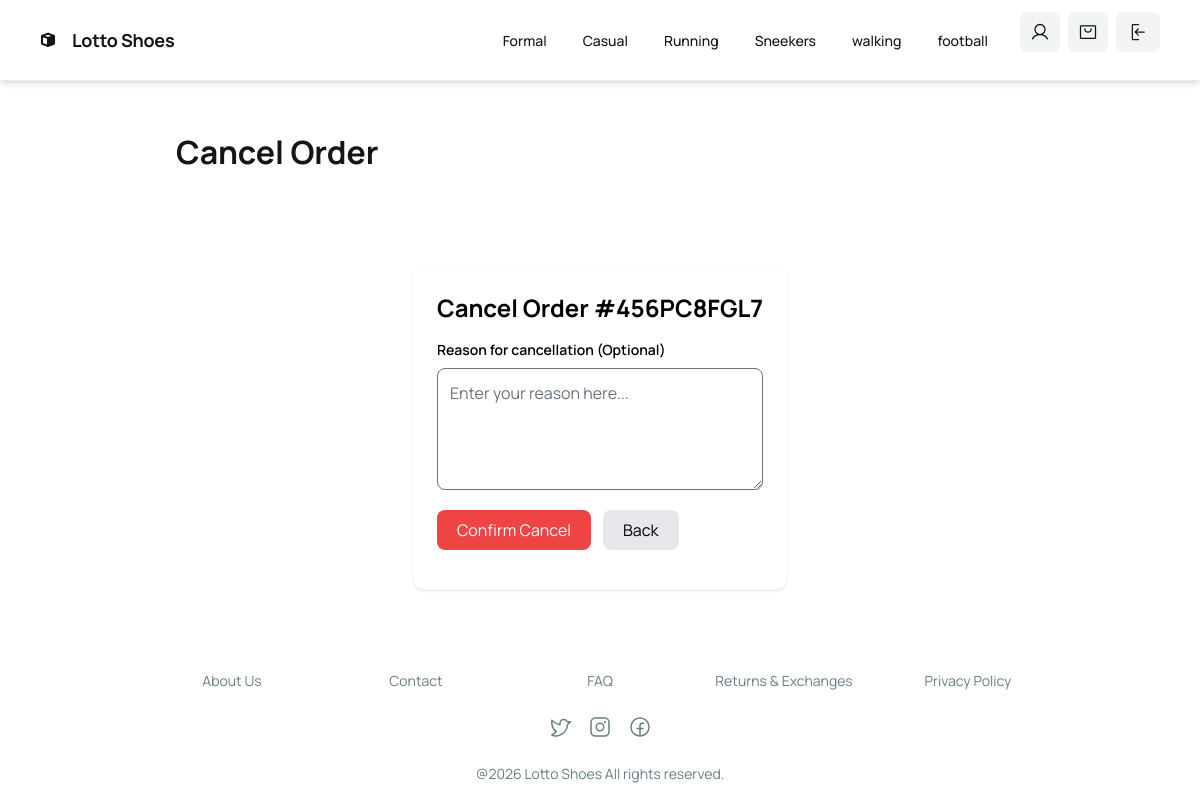
The app's page /orders/cancel-order/456PC8FGL7/ (signed in) with its own data.
### category/models.py (models this page shows, shortened)
class Category(models.Model):
    image = models.ImageField(upload_to='category/',null=True,blank=True)
    name = models.CharField(max_length=100,unique=True)
    description = models.TextField(blank=True,null=True)
    is_active = models.BooleanField(default=True)
    created_at = models.DateTimeField(auto_now_add=True)

### orders/models.py (models this page shows, shortened)
class Order(models.Model):
    order_id = models.CharField(max_length=10,unique=True,editable=False)
    user = models.ForeignKey(CustomUser,on_delete=models.PROTECT,related_name='orders')
    shipping_address = models.ForeignKey(Address,on_delete=models.SET_NULL,null=True,related_name='orders')
    full_name = models.CharField(max_length=100)
    mobile = models.CharField(max_length=15)
    street_address = models.CharField(max_length=255)
    city = models.CharField(max_length=100)
    state = models.CharField(max_length=100)
    postal_code = models.CharField(max_length=20)
    STATUS_CHOICES = [
        ("pending","Pending"),
        ("confirmed","Confirmed"),
        ("processing","Processing"),
        ("shipped","Shipped"),
        ("out_for_delivery","Out for Delivery"),
        ("delivered","Delivered"),
        ("cancelled","Cancelled"),
        ("returned","Returned"),
    ]
    PAYMENT_METHOD_CHOICES = [
        ("cod","Cash on Delivery"),
        ("online","Online Payment"),
        ("wallet","Wallet"),
    ]
    status = models.CharField(max_length=200,choices=STATUS_CHOICES,default='pending')
    payment_method = models.CharField(max_length=20,choices=PAYMENT_METHOD_CHOICES,default='cod')
    total_amount = models.DecimalField(max_digits=10, decimal_places=2)
    sub_total = models.DecimalField(max_digits=10, decimal_places=2, default=0.00)
    shipping_charge = models.DecimalField(max_digits=10, decimal_places=2, default=0.00)
    discount_amount = models.DecimalField(max_digits=10, decimal_places=2, default=0.00)
    coupon_discount = models.DecimalField(max_digits=10, decimal_places=2, default=Decimal("0.00"))
    created_at = models.DateTimeField(auto_now_add=True)
    cancellation_reason = models.TextField(blank=True,null=True)
    return_reason = models.TextField(blank=True,null=True)

### orders/views.py (the view, shortened to what this page needs)
# urls.py: path('cancel-order/<str:order_id>/',views.cancel_order,name='cancel_order'),
@login_required
def cancel_order(request,order_id):
    categories = Category.objects.filter(is_active=True)
    order = get_object_or_404(Order, order_id=order_id,user=request.user)
    if order.status.lower() == 'delivered':
        messages.error(request,'Delivered orders cannot be cancelled' )
        return redirect('my_orders')
    if order.status.lower() == 'cancelled':
        messages.warning(request,'Order already cancelled')
        return redirect('my_orders')
    return render(request,'order_cancel.html', {
         'order': order,
        'categories': categories, })

### orders/templates/order_cancel.html (shortened to what this page needs)
<html>
  <head>
    <script src="https://cdn.tailwindcss.com?plugins=forms,container-queries"></script>
  </head>
  <body>
    <div class="relative flex h-auto min-h-screen w-full flex-col bg-white group/design-root overflow-x-hidden" style='font-family: Manrope, "Noto Sans", sans-serif;'>
      <div class="layout-container flex h-full grow flex-col">
        <header class="fixed top-0 left-0 w-full z-50 bg-white shadow-md flex items-center justify-between whitespace-nowrap border-b border-[#e8eef2] px-10 py-3">
          <div class="flex items-center gap-4 text-[#111718]">
            <div class="size-4">
            </div>
            <a href="{% url 'home' %}">
            <h2 class="text-[#121617] text-lg font-bold leading-tight tracking-[-0.015em]">Lotto Shoes</h2>
            </a>
          </div>
          <div class="flex flex-1 justify-end gap-8">
            <div class="flex items-center gap-9">
              {% for category in categories %}
              <a
                href="{% url 'user_product_list' %}?category={{ category.id }}"
                class="text-[#121617] text-sm font-medium leading-normal"
              >
                {{ category.name }}
              </a>
              {% endfor %}
            </div>
            <div class="flex gap-2">
              <button
                class="flex max-w-[480px] cursor-pointer items-center justify-center overflow-hidden rounded-lg h-10 bg-[#f1f3f4] text-[#121617] gap-2 text-sm font-bold leading-normal tracking-[0.015em] min-w-0 px-2.5"
              >
                <div class="text-[#121617]" data-icon="User" data-size="20px" data-weight="regular">
                </div>
              </button>
              <button
                class="flex max-w-[480px] cursor-pointer items-center justify-center overflow-hidden rounded-lg h-10 bg-[#f1f3f4] text-[#121617] gap-2 text-sm font-bold leading-normal tracking-[0.015em] min-w-0 px-2.5"
              >
                <div class="text-[#121617]" data-icon="ShoppingBag" data-size="20px" data-weight="regular">
                  <svg xmlns="http://www.w3.org/2000/svg" width="20px" height="20px" fill="currentColor" viewBox="0 0 256 256">
                    <path
                      d="M216,40H40A16,16,0,0,0,24,56V200a16,16,0,0,0,16,16H216a16,16,0,0,0,16-16V56A16,16,0,0,0,216,40Zm0,160H40V56H216V200ZM176,88a48,48,0,0,1-96,0,8,8,0,0,1,16,0,32,32,0,0,0,64,0,8,8,0,0,1,16,0Z"
                    ></path>
                  </svg>
                </div>
              </button>
              <form method="POST" action="{% url 'logout' %}">
                <button
                  type="submit"
                  class="flex items-center justify-center rounded-lg h-10 px-3 bg-[#f2f3f2] hover:bg-red-50 text-[#131514] hover:text-red-600 transition duration-200"
                >
                </button>
              </form>
            </div>
          </div>
        </header>
        <div class="px-40 flex flex-1 justify-center py-5 pt-24">
          <div class="layout-content-container flex flex-col w-[512px] max-w-[512px] py-5 max-w-[960px] flex-1">
            <div class="flex flex-wrap justify-between gap-3 p-4"><p class="text-[#121617] tracking-light text-[32px] font-bold leading-tight min-w-72">Cancel Order</p></div>
            <div class="max-w-lg mx-auto mt-20 bg-white p-6 rounded-xl shadow">
    <h2 class="text-2xl font-bold mb-4">
        Cancel Order #{{ order.order_id }}
    </h2>
    <form method="POST">
        <label class="block mb-2 text-sm font-semibold">
            Reason for cancellation (Optional)
        </label>
        <textarea
            name="reason"
            rows="4"
            class="w-full border rounded-lg p-3"
            placeholder="Enter your reason here..."
        ></textarea>
        <div class="flex gap-3 mt-5">
            <button
                type="submit"
                class="bg-red-500 text-white px-5 py-2 rounded-lg"
            >
                Confirm Cancel
            </button>
            <a
                href="{% url 'order_details' order.order_id %}"
                class="bg-gray-200 px-5 py-2 rounded-lg"
            >
                Back
            </a>
        </div>
    </form>
</div>
          </div>
        </div>
        <footer class="flex justify-center">
          <div class="flex max-w-[960px] flex-1 flex-col">
            <footer class="flex flex-col gap-6 px-5 py-10 text-center @container">
              <div class="flex flex-wrap items-center justify-center gap-6 @[480px]:flex-row @[480px]:justify-around">
                <a class="text-[#677f83] text-sm font-normal leading-normal min-w-40" href="#">About Us</a>
                <a class="text-[#677f83] text-sm font-normal leading-normal min-w-40" href="#">Contact</a>
                <a class="text-[#677f83] text-sm font-normal leading-normal min-w-40" href="#">FAQ</a>
                <a class="text-[#677f83] text-sm font-normal leading-normal min-w-40" href="#">Returns &amp; Exchanges</a>
                <a class="text-[#677f83] text-sm font-normal leading-normal min-w-40" href="#">Privacy Policy</a>
              </div>
              <div class="flex flex-wrap justify-center gap-4">
                <a href="#">
                  <div class="text-[#677f83]" data-icon="TwitterLogo" data-size="24px" data-weight="regular">
                  </div>
                </a>
                <a href="#">
                  <div class="text-[#677f83]" data-icon="InstagramLogo" data-size="24px" data-weight="regular">
                  </div>
                </a>
                <a href="#">
                  <div class="text-[#677f83]" data-icon="FacebookLogo" data-size="24px" data-weight="regular">
                  </div>
                </a>
              </div>
              <p class="text-[#677f83] text-sm font-normal leading-normal">@2026 Lotto Shoes All rights reserved.</p>
            </footer>
          </div>
        </footer>
      </div>
    </div>
  </body>
</html>

### records on screen
Category: name "Formal"
Category: name "Casual"
Category: name "Running"
Category: name "Sneekers"
Category: name "walking"
Category: name "football"
Order: order_id "456PC8FGL7"
